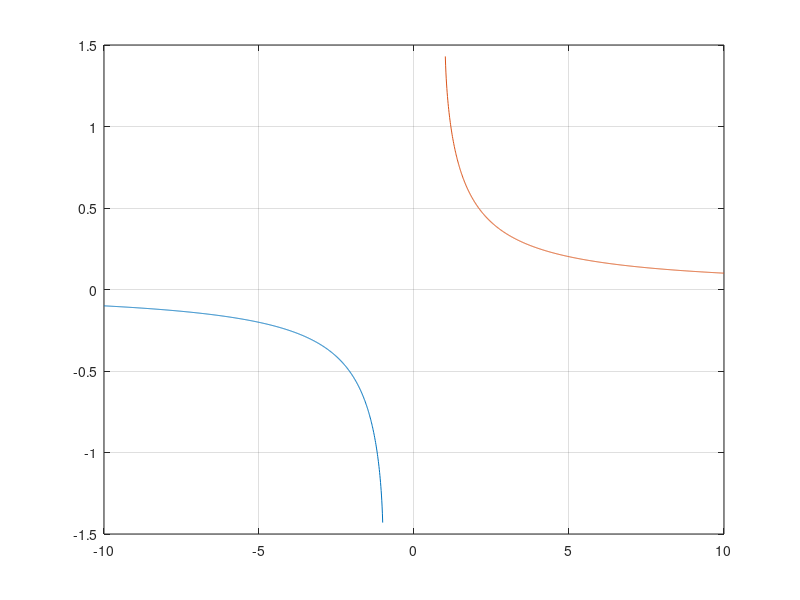

Reproduce this figure in MATLAB.
% Regression test function (black box) for acsc
% This function is autogenerated by helpgen.py
function bbtest_success = bbtest_mathfunctions_acsc
  bbtest_success = 1;
NumErrors = 0;
try
  x1 = -10:.01:-1.01;
catch
  NumErrors = NumErrors + 1;
end
try
  x2 = 1.01:.01:10;
catch
  NumErrors = NumErrors + 1;
end
try
  plot(x1,acsc(x1),x2,acsc(x2)); grid('on');
catch
  NumErrors = NumErrors + 1;
end
try
  mprint('acscplot');
catch
  NumErrors = NumErrors + 1;
end
if (NumErrors ~= 0) bbtest_success = 0; return; end
